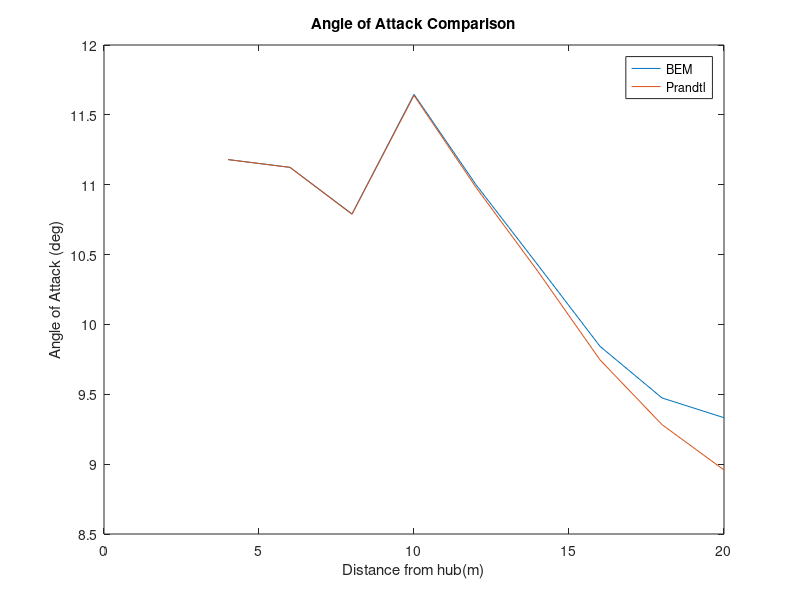
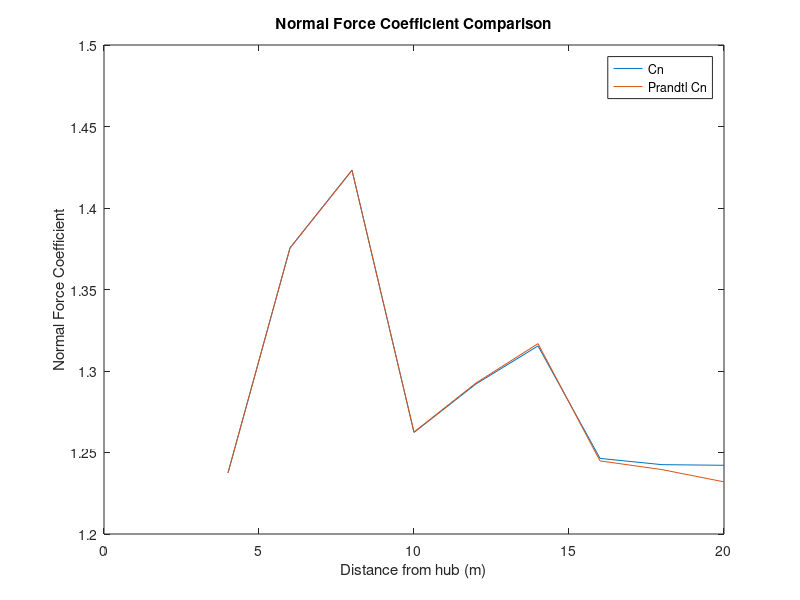
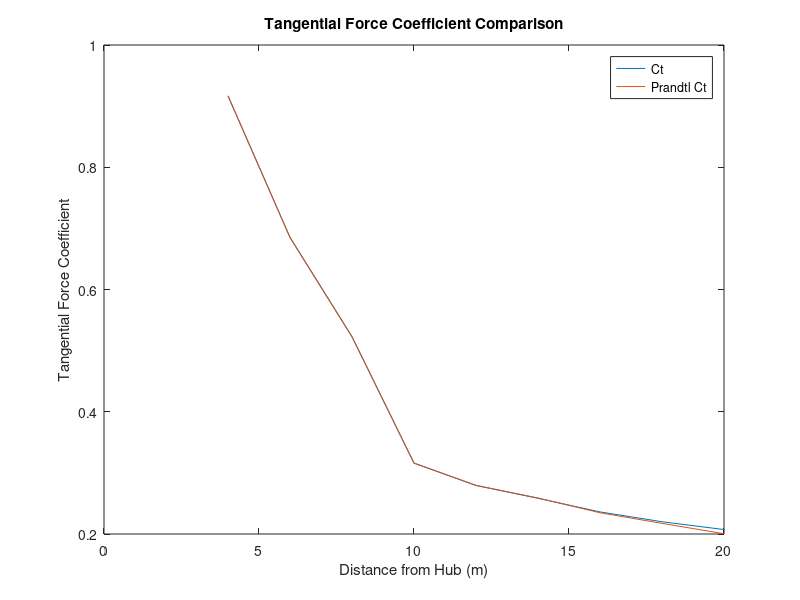
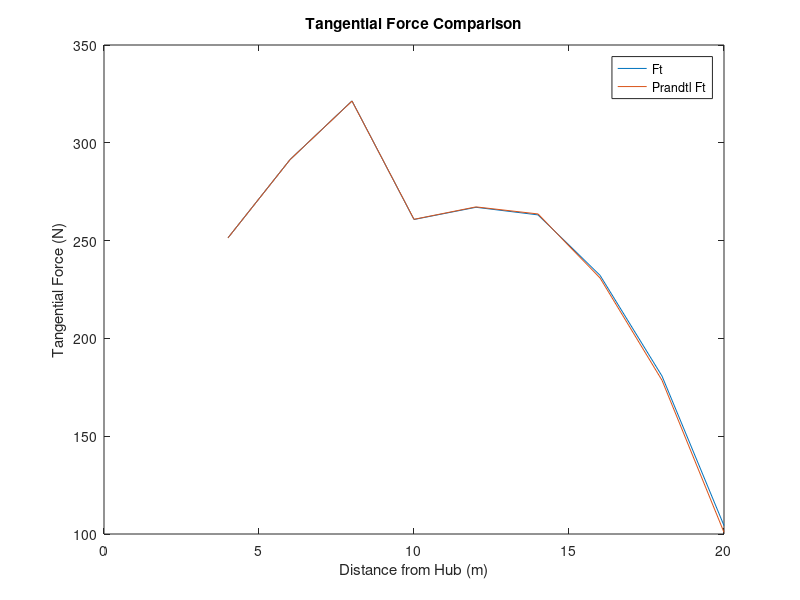

Recreate these plots in MATLAB, in order.
% HW3 Problem 3
clc
clear all
close all
format compact

%%
%%%%%%%%%%%%%%%%%%% HW 5 %%%%%%%%%%%%%%%%%%%
nns = 1.000:.005:1.040;
Tg = [0 -.5 -1 -1.5 -2 -2.5 -2.8 -3 -2.8]*1000; %back torque N*m
Pg = [0 -100 -200 -290 -375 -455 -500 -500 -480]*1000; %back power W
%u = 4:2:12;
%%
%for i = 1:length(u) %wind speed m/s
%%%%%%%%%%%%%%%%%%%%%%%%%%%%%%%%%%%%%%%%%%%%
r300 = [4:2:8];
c300 = [1.5 1.4 1.3];
theta300 = [26 16 10];

r250 = [10:2:14];
c250 = [1.2 1 .8];
theta250 = [5.7 3.7 2.5];

r180 = [16:2:20];
c180 = [.6 .4 .2];
theta180 = [2 1.5 1];

rMin = 3; %m
rTip = 21; %m
omega = 30*1/60*2*pi; %rad/s
N = 3; %number of blades
rho = 1.23; %kg/m^3
u = 12; %m/s
rSeg = [r300 r250 r180];
cSeg = [c300 c250 c180];
thetaSeg = [theta300 theta250 theta180];

% import data
fID180 = fopen('DU180.dat');
fID250 = fopen('DU250.dat');
fID300 = fopen('DU300.dat');

DU180 = textscan(fID180, '%f %f %f','headerlines',1);
DU250 = textscan(fID250, '%f %f %f','headerlines',1);
DU300 = textscan(fID300, '%f %f %f','headerlines',1);
DU180 = cell2mat(DU180);
DU250 = cell2mat(DU250);
DU300 = cell2mat(DU300);

alpha180 = DU180(1:22,1);
alpha250 = DU250(1:22,1);
alpha300 = DU300(3:28,1);

Cd180 = DU180(1:22,3);
Cd250 = DU250(1:22,3);
Cd300 = DU300(3:28,3);

Cl180 = DU180(1:22,2);
Cl250 = DU250(1:22,2);
Cl300 = DU300(3:28,2);

% Step 1
a = zeros(1,length(rSeg));
aPrime = zeros(1,length(rSeg));

dela = [];
delaPrime = [];

%% Iteration loop
while all(dela)>.000001 & all(delaPrime)>.0000001
    
    a1 = a;
    aPrime1 = aPrime;
    
    phi = atand(((1-a).*u)./((1+aPrime).*omega.*rSeg));
    alpha = phi-thetaSeg;
    
    a300 = alpha(1:3);
    a250 = alpha(4:6);
    a180 = alpha(7:9);
    
    Cl_int300 = interp1(alpha300,Cl300,a300,'linear','extrap');
    Cl_int250 = interp1(alpha250,Cl250,a250,'linear','extrap');
    Cl_int180 = interp1(alpha180,Cl180,a180,'linear','extrap');
    
    Cd_int300 = interp1(alpha300,Cd300,a300,'linear','extrap');
    Cd_int250 = interp1(alpha250,Cd250,a250,'linear','extrap');
    Cd_int180 = interp1(alpha180,Cd180,a180,'linear','extrap');
    
    Cl_int = [Cl_int300 Cl_int250 Cl_int180];
    Cd_int = [Cd_int300 Cd_int250 Cd_int180];
    
    Cn = Cl_int.*cosd(phi)+Cd_int.*sind(phi);
    Ct = Cl_int.*sind(phi)-Cd_int.*cosd(phi);
    
    sig = (cSeg.*N)./(2.*pi.*rSeg); 
    
    a = (1+((4.*sind(phi).^2)./(sig.*Cn))).^-1;
    aPrime = (((4.*sind(phi).*cosd(phi))./(sig.*Ct))-1).^-1;
    dela = abs(a1-a)./a;
    delaPrime = abs(aPrime1-aPrime)./aPrime;
    
    W = u.*(1-a)./sind(phi);
    L = .5*rho.*W.^(2).*cSeg.*Cl_int;
    D = .5*rho.*W.^(2).*cSeg.*Cd_int;
    Fn = Cn.*(1/2).*rho.*W.^2.*cSeg;
    Ft = Ct.*(1/2).*rho.*W.^2.*cSeg;
    
end


%% Prandtl corrections

f = (N/2) .* (rTip-rSeg) ./ ( rSeg .* sind(phi) ) ;
F = (2/pi) .* acos( exp(-f) );

aP = ( ( (4.*F.*sind(phi).^2) ./ (sig.*Cn) ) +1 ) .^(-1);
aPrimeP = ((4.*F.*sind(phi).*cosd(phi))./(sig.*Ct)-1).^(-1);

phiP = atand(((1-aP).*u)./((1+aPrimeP).*omega.*rSeg));

alphaP = phiP - thetaSeg;

% Interpolate again here with alphaP
a300p = alphaP(1:3);
a250p = alphaP(4:6);
a180p = alphaP(7:9);

Cl_int300p = interp1(alpha300,Cl300,a300p,'linear','extrap');
Cl_int250p = interp1(alpha250,Cl250,a250p,'linear','extrap');
Cl_int180p = interp1(alpha180,Cl180,a180p,'linear','extrap');

Cd_int300p = interp1(alpha300,Cd300,a300p,'linear','extrap');
Cd_int250p = interp1(alpha250,Cd250,a250p,'linear','extrap');
Cd_int180p = interp1(alpha180,Cd180,a180p,'linear','extrap');

Cl_intP = [Cl_int300p Cl_int250p Cl_int180p];
Cd_intP = [Cd_int300p Cd_int250p Cd_int180p];

Wp = u.*(1-aP)./sind(phiP);
CnP = Cl_intP.*cosd(phiP)+Cd_intP.*sind(phiP);
CtP = Cl_intP.*sind(phiP)-Cd_intP.*cosd(phiP);
FnP = CnP .* .5 .* rho .* cSeg .* Wp.^2;
FtP = CtP .* .5 .* rho .* cSeg .* Wp.^2;


%% Part C
dT=FnP*2;
T=sum(dT).*N %Thrust, N

dTx=FtP.*rSeg.*2;
Tx=sum(dTx).*N %Torque, N-m

P=Tx.*omega %Power, W

%end

%% Plotting
figure(1)
plot(rSeg,alpha,rSeg,alphaP)
title('Angle of Attack Comparison')
xlabel('Distance from hub(m)')
ylabel('Angle of Attack (deg)')
legend('BEM','Prandtl')

figure(2)
plot(rSeg,Cn,rSeg,CnP)
title('Normal Force Coefficient Comparison')
xlabel('Distance from hub (m)')
ylabel('Normal Force Coefficient')
legend('Cn','Prandtl Cn')

figure(3)
plot(rSeg,Ct,rSeg,CtP)
title('Tangential Force Coefficient Comparison')
xlabel('Distance from Hub (m)')
ylabel('Tangential Force Coefficient')
legend('Ct','Prandtl Ct')

figure(4)
plot(rSeg,Ft,rSeg,FtP)
title('Tangential Force Comparison')
xlabel('Distance from Hub (m)')
ylabel('Tangential Force (N)')
legend('Ft','Prandtl Ft')

figure(5)
plot(rSeg,Fn,rSeg,FnP)
title('Normal Force Comparison')
xlabel('Distance from Hub (m)')
ylabel('Normal Force (N)')
legend('Fn','Prandtl Fn')


